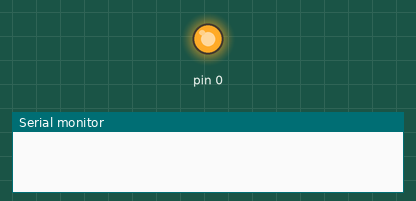
Bench run of a sketch on a simulated Arduino Uno, built with avr-gcc and run on an emulated ATmega328P. Parts: output pins drawn as LEDs (lit = HIGH), the last lines printed to the serial monitor. Pins used as bus, display or sensor lines are not drawn.

Above: at 0.1 s.
At 0.6 s:
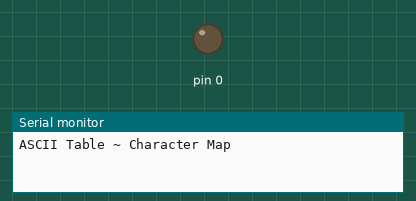
Timing chart, 0 to 2.1 s (numbered marks = the images above):
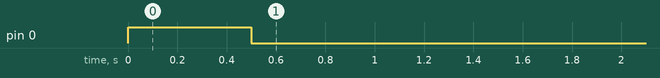

The sketch:

ascii_table.pde
```cpp
// ASCII Table
// by Nicholas Zambetti <http://www.zambetti.com>

void setup()
{

  pinMode(0, OUTPUT);
  digitalWrite(0, HIGH);
  delay(500);
  digitalWrite(0, LOW);

  // prints title with ending line break
  Serial.begin(19200);
  Serial.println("ASCII Table ~ Character Map");

  // wait for the long string to be sent
  delay(100);
}

int number = 33; // first visible character '!' is #33

void loop()
{
  digitalWrite(0, HIGH);

  Serial.print(number, BYTE);    // prints value unaltered, first will be '!'

  Serial.print(", dec: ");
  Serial.print(number);          // prints value as string in decimal (base 10)
  // Serial.print(number, DEC);  // this also works

  Serial.print(", hex: ");
  Serial.print(number, HEX);     // prints value as string in hexadecimal (base 16)

  Serial.print(", oct: ");
  Serial.print(number, OCT);     // prints value as string in octal (base 8)

  Serial.print(", bin: ");
  Serial.println(number, BIN);   // prints value as string in binary (base 2)
                                 // also prints ending line break
  number++; // to the next character

  digitalWrite(0, LOW);
  delay(500); // allow some time for the Serial data to be sent
}
```
